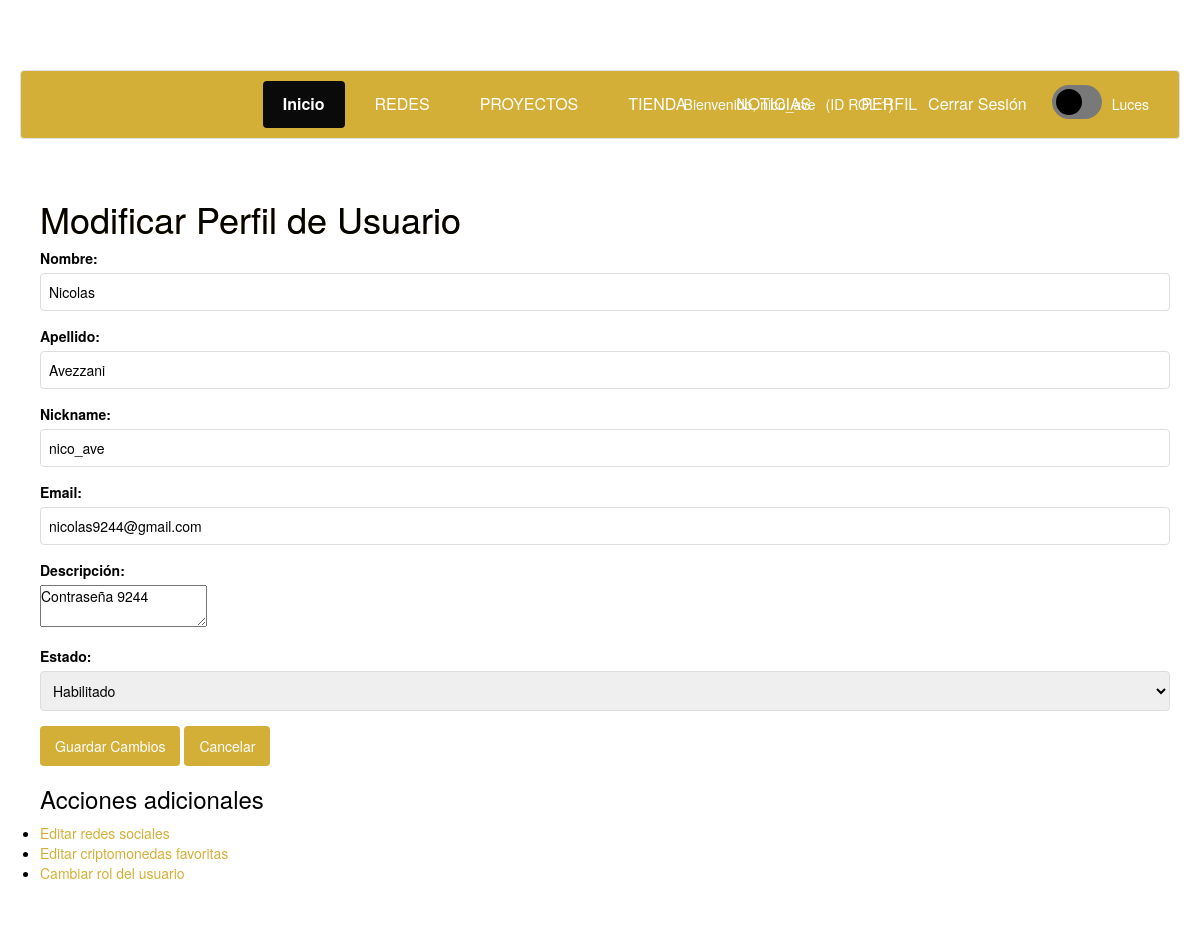
The page /modificar_perfil.php?id=17 (signed in) on the database its author committed.
### tables this page shows
CREATE TABLE `usuarios` (
  `idusuario` int(11) NOT NULL,
  `nickname` varchar(255) NOT NULL,
  `email` varchar(255) NOT NULL,
  `contrasenia` varchar(255) NOT NULL,
  `fb_id` varchar(255) DEFAULT NULL,
  `foto` varchar(255) DEFAULT NULL,
  `descripcion` varchar(255) DEFAULT NULL,
  `twitter` varchar(255) DEFAULT NULL,
  `instagram` varchar(255) DEFAULT NULL,
  `facebook` varchar(255) DEFAULT NULL,
  `idestado` int(11) NOT NULL,
  `nombre` varchar(50) NOT NULL,
  `apellido` varchar(50) NOT NULL,
  `discord_id` varchar(255) DEFAULT NULL,
  `avatar` varchar(255) DEFAULT NULL,
  `fecha_registro` datetime NOT NULL DEFAULT current_timestamp()
);

CREATE TABLE `estados` (
  `idestado` int(11) NOT NULL,
  `descripcion` varchar(99) NOT NULL
);

### modificar_perfil.php (the view, shortened to what this page needs)
<?php
require 'conexion.php';
$userId = intval($_GET['id']);
$userQuery = mysqli_query($conexion, "SELECT * FROM usuarios WHERE idusuario = $userId");
$user = mysqli_fetch_assoc($userQuery);
$estados = [];
$query_estados = mysqli_query($conexion, "SELECT * FROM estados");
while ($estado = mysqli_fetch_assoc($query_estados)) {
    $estados[] = $estado;
}
?>
<!DOCTYPE html>
<html lang="es">
<head>
    <link href="admin/css/perfil.css" rel="stylesheet">
    <link rel="stylesheet" href="https://cdnjs.cloudflare.com/ajax/libs/font-awesome/6.0.0/css/all.min.css">
    <link href="admin/css/EstilosAdicionalesABM.css" rel="stylesheet">
</head>
<body>
<?php include("header_usuario.php"); ?>
<div class="container">
    <h1>Modificar Perfil de Usuario</h1>
    <form method="POST" action="modificar_perfil.php?id=<?php echo $userId; ?>">
        <div class="form-group">
            <label for="nombre">Nombre:</label>
            <input type="text" id="nombre" name="nombre" value="<?php echo htmlspecialchars($user['nombre']); ?>" required>
        </div>
        <div class="form-group">
            <label for="apellido">Apellido:</label>
            <input type="text" id="apellido" name="apellido" value="<?php echo htmlspecialchars($user['apellido']); ?>" required>
        </div>
        <div class="form-group">
            <label for="nickname">Nickname:</label>
            <input type="text" id="nickname" name="nickname" value="<?php echo htmlspecialchars($user['nickname']); ?>" required>
        </div>
        <div class="form-group">
            <label for="email">Email:</label>
            <input type="email" id="email" name="email" value="<?php echo htmlspecialchars($user['email']); ?>" required>
        </div>
        <div class="form-group">
            <label for="descripcion">Descripción:</label>
            <textarea id="descripcion" name="descripcion"><?php echo htmlspecialchars($user['descripcion']); ?></textarea>
        </div>
        <div class="form-group">
            <label for="idestado">Estado:</label>
            <select id="idestado" name="idestado" required>
                <?php foreach ($estados as $estado): ?>
                    <option value="<?php echo $estado['idestado']; ?>" <?php echo ($estado['idestado'] == $user['idestado']) ? 'selected' : ''; ?>>
                        <?php echo htmlspecialchars($estado['descripcion']); ?>
                    </option>
                <?php endforeach; ?>
            </select>
        </div>
        <div class="form-actions">
            <button type="submit" class="btn btn-primary">Guardar Cambios</button>
            <a href="ver_perfil.php?id=<?php echo $userId; ?>" class="btn btn-default">Cancelar</a>
        </div>
    </form>
    <div class="additional-actions">
        <h3>Acciones adicionales</h3>
        <ul>
            <li><a href="admin/editar_redes.php?id=<?php echo $userId; ?>">Editar redes sociales</a></li>
            <li><a href="admin/editar_favoritos.php?id=<?php echo $userId; ?>">Editar criptomonedas favoritas</a></li>
            <li><a href="admin/cambiar_rol.php?id=<?php echo $userId; ?>">Cambiar rol del usuario</a></li>
        </ul>
    </div>
</div>
</body>
</html>

### header_usuario.php (shortened to what this page needs)
<?php
$idusuario = $_SESSION['logueado'];
$consulta = mysqli_query($conexion, "SELECT * FROM usuarios WHERE idusuario = $idusuario");
while($respuesta = mysqli_fetch_assoc($consulta)) {
    $nick = $respuesta['nickname'];
    $rol = $_SESSION['rol'];
}
?>
<link href="admin/css/perfil.css" rel="stylesheet">
<link rel="stylesheet" href="https://maxcdn.bootstrapcdn.com/bootstrap/3.3.5/css/bootstrap.min.css">
<link href="admin/css/proyectlist.css" rel="stylesheet">
<link href="admin/css/dark-mode.css" rel="stylesheet">
<div class="navbar">
    <a href="inicio.php" class="active">Inicio</a>
    <a href="admin/redeslist.php">REDES</a>
    <a href="admin/proyectoslist.php">PROYECTOS</a>
    <a href="tienda.php">TIENDA</a>
    <a href="https://es.cointelegraph.com/tags/games">NOTICIAS</a>
    <a href="perfil.php">PERFIL</a>
    <div class="user-info">
        <span>Bienvenido, <?php echo $nick; ?></span>
        <span>(ID ROL:<?php echo $rol; ?>)</span>
        <a href="logout.php" style="color:rgb(0, 0, 0);">Cerrar Sesión</a>
        <label class="toggle-switch">
                <span class="slider"></span>
                </label>
                <span>Luces</span>
    </div>
</div>

### admin/css/perfil.css (style rules this page uses)
:root { --primary: rgb(212, 175, 55); --secondary: #000000; --dark: #36332d; --light: #f5f6fa; --success: #00b894; --danger: #d63031; --bg-color: #f5f6fa; --text-color: #2d3436; --card-bg: white; }
* { margin: 0; padding: 0; box-sizing: border-box; transition: background-color 0.3s, color 0.3s; }
body { font-family: 'Inter', sans-serif; background-color: var(--bg-color); color: var(--text-color); line-height: 1.6; padding: 20px; }
.container { max-width: 1200px; margin: 0 auto; padding: 20px; }
h1 { font-size: 2.5rem; margin-bottom: 10px; background: linear-gradient(45deg, var(--primary), var(--secondary)); -webkit-background-clip: text; background-clip: text; color: transparent; }
.toggle-switch { position: relative; display: inline-block; width: 60px; height: 30px; }
.slider { position: absolute; cursor: pointer; top: 0; left: 0; right: 0; bottom: 0; background-color: #ccc; transition: .4s; border-radius: 34px; }
.slider:before { position: absolute; content: ""; height: 22px; width: 22px; left: 4px; bottom: 4px; background-color: white; transition: .4s; border-radius: 50%; }
.navbar { background-color: #9b8028; overflow: hidden; display: flex; justify-content: center; padding: 10px 0; }
.navbar a { color: white; text-align: center; padding: 12px 20px; text-decoration: none; font-size: 16px; margin: 0 5px; border-radius: 4px; transition: background-color 0.3s; }
.navbar a.active { background-color: #0a0a0a; font-weight: bold; }
.user-info { position: absolute; right: 20px; color: white; display: flex; align-items: center; }
.user-info span { margin-right: 10px; }
.btn { background:rgb(212, 175, 55); color: white; border: none; padding: 10px 15px; border-radius: 4px; cursor: pointer; }

### admin/css/EstilosAdicionalesABM.css (style rules this page uses)
.form-group { margin-bottom: 15px; }
.form-group label { display: block; margin-bottom: 5px; font-weight: bold; }
.form-group input, .form-group select { width: 100%; padding: 8px; border: 1px solid rgb(221, 221, 221); border-radius: 4px; }
.btn { background:rgb(212, 175, 55); color: white; border: none; padding: 10px 15px; border-radius: 4px; cursor: pointer; }

### admin/css/proyectlist.css (style rules this page uses)
body { background-color: #121212; color: #e0e0e0; min-height: 200px; padding-top: 70px; }
.btn-default { background-color: #333333; color: #e0e0e0; border: 1px solid #444444; }
.container { background-color: #1a1a1a; padding: 20px; border-radius: 8px; }

### admin/css/dark-mode.css (style rules this page uses)
:root { --primary: rgb(212, 175, 55); --secondary: #000000; --bg-color: #ffffff; --text-color: rgb(2, 2, 2); --header-bg: rgb(212, 175, 55); --footer-bg: rgb(212, 175, 55); --card-bg: #c0c0c0; --border-color: #dee2e6; }
* { margin: 0; padding: 0; box-sizing: border-box; transition: background-color 0.3s, color 0.3s, border-color 0.3s; }
body, .container, .row, .col-md-12, .outer_div, .section-container, .game-section { background-color: var(--bg-color) !important; color: var(--text-color) !important; }
.toggle-switch { position: relative; display: inline-block; width: 60px; height: 34px; }
.slider { position: absolute; cursor: pointer; top: 0; left: 0; right: 0; bottom: 0; background-color: #797979; transition: .4s; border-radius: 34px; }
.slider:before { position: absolute; content: ""; height: 26px; width: 26px; left: 4px; bottom: 4px; background-color: rgb(0, 0, 0); transition: .4s; border-radius: 50%; }
.navbar, header { background-color: var(--header-bg) !important; border-color: var(--border-color); color: var(--text-color); }
.btn { background: var(--primary); color: white; border: none; padding: 10px 15px; border-radius: 4px; cursor: pointer; }
a { color: var(--primary); }
.navbar a, .navbar-brand, footer, footer a, footer p { color: rgb(255, 255, 255) !important; }
h1, h2, h3, h4, h5, h6, .game-title, .section-title { color: var(--text-color) !important; }

### rows shown on the page
usuarios: nickname "nico_ave", nombre "Nicolas", apellido "Avezzani", email "nicolas9244@gmail.com", descripcion "Contraseña 9244", idestado "Habilitado"

### other values the page prints
$rol "1"
